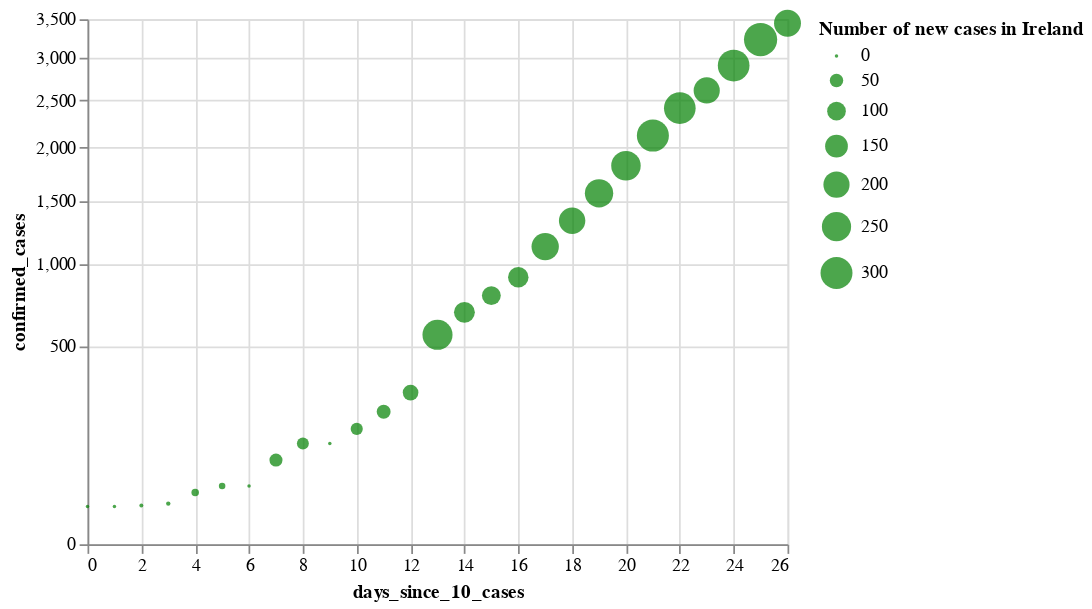

The cell this chart's notebook holds for it:
### Code cell
#hide

cases_ie_plot = alt.Chart(source_ie).mark_circle(
    color='green',
    opacity=0.7).encode(
    x='days_since_10_cases:Q',
#     y='confirmed_cases:Q',
    y=alt.Y('confirmed_cases:Q', scale=alt.Scale(type='sqrt')),
    size=alt.Size('new_cases:Q', title="Number of new cases in Ireland"),
    tooltip=['country', 'date:T', 'confirmed_cases', 'new_cases', 'new_deaths']
)#.interactive()

cases_ie_plot

### Figure 1 — Vega-Lite specification as saved in the notebook (floating-point values rounded to 4 significant figures)
{"config": {"view": {"continuousWidth": 400, "continuousHeight": 300}}, "data": {"name": "data-29f5fbda05c779ea2e49410f8839da9a"}, "mark": {"type": "circle", "color": "green", "opacity": 0.7}, "encoding": {"size": {"type": "quantitative", "field": "new_cases", "title": "Number of new cases in Ireland"}, "tooltip": [{"type": "nominal", "field": "country"}, {"type": "temporal", "field": "date"}, {"type": "quantitative", "field": "confirmed_cases"}, {"type": "quantitative", "field": "new_cases"}, {"type": "quantitative", "field": "new_deaths"}], "x": {"type": "quantitative", "field": "days_since_10_cases"}, "y": {"type": "quantitative", "field": "confirmed_cases", "scale": {"type": "sqrt"}}}, "$schema": "https://vega.github.io/schema/vega-lite/v4.0.2.json", "datasets": {"data-29f5fbda05c779ea2e49410f8839da9a": [{"country": "Ireland", "date": "2020-03-06", "days_since_10_cases": 0, "confirmed_cases": 18, "confirmed_cases_per_million": 4.0, "new_cases": 0, "new_deaths": 0, "new_recovered": 0}, {"country": "Ireland", "date": "2020-03-07", "days_since_10_cases": 1, "confirmed_cases": 18, "confirmed_cases_per_million": 4.0, "new_cases": 0, "new_deaths": 0, "new_recovered": 0}, {"country": "Ireland", "date": "2020-03-08", "days_since_10_cases": 2, "confirmed_cases": 19, "confirmed_cases_per_million": 4.0, "new_cases": 1, "new_deaths": 0, "new_recovered": 0}, {"country": "Ireland", "date": "2020-03-09", "days_since_10_cases": 3, "confirmed_cases": 21, "confirmed_cases_per_million": 4.0, "new_cases": 2, "new_deaths": 0, "new_recovered": 0}, {"country": "Ireland", "date": "2020-03-10", "days_since_10_cases": 4, "confirmed_cases": 34, "confirmed_cases_per_million": 7.0, "new_cases": 13, "new_deaths": 0, "new_recovered": 0}, {"country": "Ireland", "date": "2020-03-11", "days_since_10_cases": 5, "confirmed_cases": 43, "confirmed_cases_per_million": 9.0, "new_cases": 9, "new_deaths": 1, "new_recovered": 0}, {"country": "Ireland", "date": "2020-03-12", "days_since_10_cases": 6, "confirmed_cases": 43, "confirmed_cases_per_million": 9.0, "new_cases": 0, "new_deaths": 0, "new_recovered": 0}, {"country": "Ireland", "date": "2020-03-13", "days_since_10_cases": 7, "confirmed_cases": 90, "confirmed_cases_per_million": 18.0, "new_cases": 47, "new_deaths": 0, "new_recovered": 0}, {"country": "Ireland", "date": "2020-03-14", "days_since_10_cases": 8, "confirmed_cases": 129, "confirmed_cases_per_million": 26.0, "new_cases": 39, "new_deaths": 1, "new_recovered": 0}, {"country": "Ireland", "date": "2020-03-15", "days_since_10_cases": 9, "confirmed_cases": 129, "confirmed_cases_per_million": 26.0, "new_cases": 0, "new_deaths": 0, "new_recovered": 0}, {"country": "Ireland", "date": "2020-03-16", "days_since_10_cases": 10, "confirmed_cases": 169, "confirmed_cases_per_million": 34.0, "new_cases": 40, "new_deaths": 0, "new_recovered": 0}, {"country": "Ireland", "date": "2020-03-17", "days_since_10_cases": 11, "confirmed_cases": 223, "confirmed_cases_per_million": 46.0, "new_cases": 54, "new_deaths": 0, "new_recovered": 5}, {"country": "Ireland", "date": "2020-03-18", "days_since_10_cases": 12, "confirmed_cases": 292, "confirmed_cases_per_million": 60.0, "new_cases": 69, "new_deaths": 0, "new_recovered": 0}, {"country": "Ireland", "date": "2020-03-19", "days_since_10_cases": 13, "confirmed_cases": 557, "confirmed_cases_per_million": 114.0, "new_cases": 265, "new_deaths": 1, "new_recovered": 0}, {"country": "Ireland", "date": "2020-03-20", "days_since_10_cases": 14, "confirmed_cases": 683, "confirmed_cases_per_million": 139.0, "new_cases": 126, "new_deaths": 0, "new_recovered": 0}, {"country": "Ireland", "date": "2020-03-21", "days_since_10_cases": 15, "confirmed_cases": 785, "confirmed_cases_per_million": 160.0, "new_cases": 102, "new_deaths": 0, "new_recovered": 0}, {"country": "Ireland", "date": "2020-03-22", "days_since_10_cases": 16, "confirmed_cases": 906, "confirmed_cases_per_million": 185.0, "new_cases": 121, "new_deaths": 1, "new_recovered": 0}, {"country": "Ireland", "date": "2020-03-23", "days_since_10_cases": 17, "confirmed_cases": 1125, "confirmed_cases_per_million": 230.0, "new_cases": 219, "new_deaths": 2, "new_recovered": 0}, {"country": "Ireland", "date": "2020-03-24", "days_since_10_cases": 18, "confirmed_cases": 1329, "confirmed_cases_per_million": 271.0, "new_cases": 204, "new_deaths": 1, "new_recovered": 0}, {"country": "Ireland", "date": "2020-03-25", "days_since_10_cases": 19, "confirmed_cases": 1564, "confirmed_cases_per_million": 319.0, "new_cases": 235, "new_deaths": 2, "new_recovered": 0}, {"country": "Ireland", "date": "2020-03-26", "days_since_10_cases": 20, "confirmed_cases": 1819, "confirmed_cases_per_million": 371.0, "new_cases": 255, "new_deaths": 10, "new_recovered": 0}, {"country": "Ireland", "date": "2020-03-27", "days_since_10_cases": 21, "confirmed_cases": 2121, "confirmed_cases_per_million": 433.0, "new_cases": 302, "new_deaths": 3, "new_recovered": 0}, {"country": "Ireland", "date": "2020-03-28", "days_since_10_cases": 22, "confirmed_cases": 2415, "confirmed_cases_per_million": 493.0, "new_cases": 294, "new_deaths": 14, "new_recovered": 0}, {"country": "Ireland", "date": "2020-03-29", "days_since_10_cases": 23, "confirmed_cases": 2615, "confirmed_cases_per_million": 534.0, "new_cases": 200, "new_deaths": 10, "new_recovered": 0}, {"country": "Ireland", "date": "2020-03-30", "days_since_10_cases": 24, "confirmed_cases": 2910, "confirmed_cases_per_million": 594.0, "new_cases": 295, "new_deaths": 8, "new_recovered": 0}, {"country": "Ireland", "date": "2020-03-31", "days_since_10_cases": 25, "confirmed_cases": 3235, "confirmed_cases_per_million": 660.0, "new_cases": 325, "new_deaths": 17, "new_recovered": 0}, {"country": "Ireland", "date": "2020-04-01", "days_since_10_cases": 26, "confirmed_cases": 3447, "confirmed_cases_per_million": 703.0, "new_cases": 212, "new_deaths": 14, "new_recovered": 0}]}}
